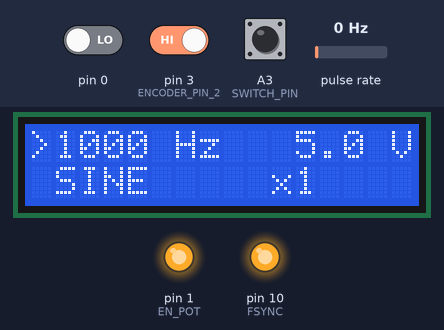
This sketch was run on a simulated Arduino Uno, built with avr-gcc and run on an emulated ATmega328P. Shown: 16×2 character LCD, output pins drawn as LEDs (lit = HIGH). Wiring (inferred from the names in the program): pulse sensor: data pin 2. Inputs (shaded band) come from the test bench; at power-on: A3 (SWITCH_PIN) HIGH, pulse rate 0 Hz, pin 0 LOW, pin 3 (ENCODER_PIN_2) HIGH.

Above: at 1.2 s.
1.3 s: A3 (SWITCH_PIN) pulled LOW for 0.15 s
At 2.0 s:
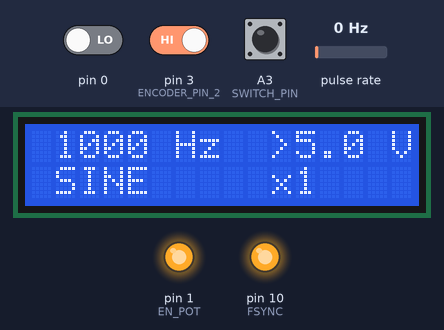
2.9 s: pulse rate (sensor on pin 2) set to 47 Hz
At 4.5 s:
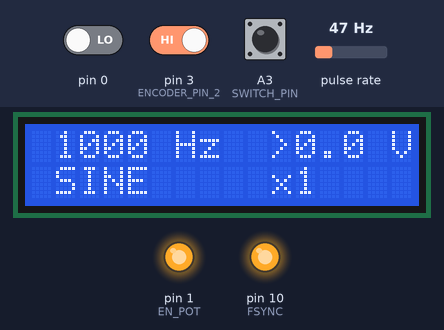
4.7 s: pulse rate (sensor on pin 2) set to 53 Hz
6.2 s: A3 (SWITCH_PIN) pulled LOW for 1 s
At 6.4 s:
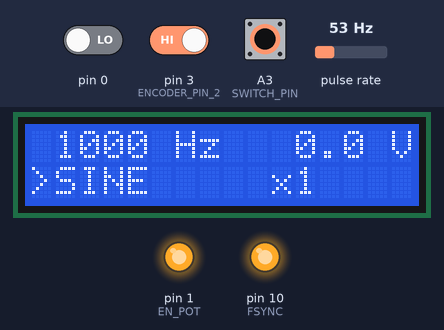
7.8 s: A3 (SWITCH_PIN) pulled LOW for 0.15 s
At 9.0 s:
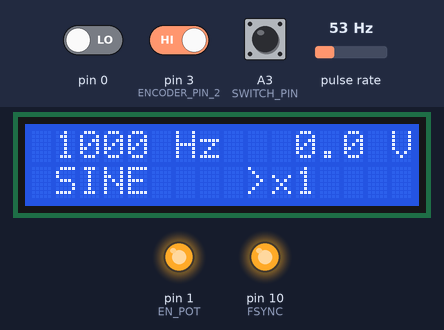
9.4 s: A3 (SWITCH_PIN) pulled LOW for 3.2 s
At 12.5 s:
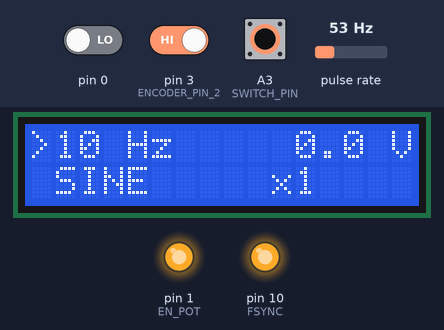
Timing chart, 0 to 14.0 s (numbered marks = the images above; inputs shaded):
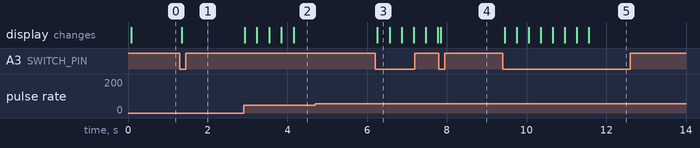

Measured:
- after the input at 1.3 s, the display: changes after 0.05 s (image 1)
- after the input at 2.9 s, the display: first changes at once (image 2 shows a later state)
- after the input at 6.2 s, the display: changes after 0.05 s (image 3)
- after the input at 7.8 s, the display: changes after 0.05 s (image 4)
- after the input at 9.4 s, the display: first changes after 0.05 s (image 5 shows a later state)

The sketch:

AD9833_controller.ino
```cpp
#include <SPI.h>
#include <LiquidCrystal.h>

// Definicje bitów kontrolnych
#define CTRL_B28        (1 << 13)
#define CTRL_RESET      (1 << 8)
#define CTRL_FREQ_REGISTER (1 << 14)
#define CTRL_OPBITEN    (1 << 5)
#define CTRL_MODE       (1 << 1)
#define FSYNC           10
#define FREQ_FACTOR     268435456.0
#define OSC_FREQ        25000000.0
#define SINE            0x2000
#define SQUARE          0x2028
#define TRIANGLE        0x2002
#define PHASE_ZERO      0xC000
#define POT_INIT        0x11
#define MIN_VOLTAGE     0
#define MAX_VOLTAGE     8
#define ENCODER_PIN_1   2   // PD2 INT0
#define ENCODER_PIN_2   3   // PD3 INT1
#define RS              8
#define EN              9
#define D4              4
#define D5              5
#define D6              6
#define D7              7
#define SWITCH_PIN      A3
#define EN_POT          1
#define ARROW_CODE      62
#define MAX_FREQ_MUL    10000
#define OVERFLOW_MAX    4294868296

volatile int encoderDirection = 0;
int currentMode = 0;
float currentVoltage = 0;
uint32_t gen_freq = 1000;
unsigned long lastDebounceTime = 0;
unsigned long debounceDelay = 50;
int lastButtonState = HIGH;
int buttonState;
int currentWaveMode = 0;
uint32_t freqMultiplier = 1;
LiquidCrystal lcd(RS, EN, D4, D5, D6, D7);

//przesylam dane do potencjometru cyfrowego
void sendDigitalPotentiometerData(float voltage) {
  voltage = constrain(voltage, MIN_VOLTAGE, MAX_VOLTAGE);
  float gain = 1.0;
  if (currentWaveMode == 1) {
    gain = 1.0 / 7.0;
  }
  float effectiveVoltage = voltage * gain;
  float potFloat = (effectiveVoltage / MAX_VOLTAGE) * 255.0;
  byte potValue = constrain((int)(potFloat + 0.5), 0, 255);

  SPI.setDataMode(SPI_MODE0);
  digitalWrite(EN_POT, LOW);
  SPI.transfer(POT_INIT);
  SPI.transfer(potValue);
  digitalWrite(EN_POT, HIGH);
  SPI.setDataMode(SPI_MODE2);
}


//ustawiam napiece
void setVoltage (float val) {
  sendDigitalPotentiometerData(val);
  currentVoltage = val;
}

//przesylanie danych - ustawiam FSYNC na 0 i przesylam dane w dwoch bajtach - najpierw najstarszy potem najmlodszy
void sendData(uint16_t data) {
  digitalWrite(FSYNC, LOW);
  SPI.transfer(highByte(data));
  SPI.transfer(lowByte(data));
  digitalWrite(FSYNC, HIGH);
}

//resetowanie ukladu - ustawiam bit RESET na 1
void resetIc() {
  sendData(CTRL_RESET);
  sendData(CTRL_B28);
  delay(10);
}

//ustiawianie czestotliwosci - tworze slowo z czestotliwoscia przeliczona wg wzoru i dziele na mlodszy i starszy bit
void setFrequency(uint32_t freq) {
  SPI.setDataMode(SPI_MODE2);
  uint16_t mask = 0x3FFF; //maska dla slowa
  uint8_t bitsToShift = 14; //przesuwam o 14 bitow bo dane o czestotliwosci sa w 14 najmlodszych bitach
  uint32_t FreqWord = (uint32_t)((freq * FREQ_FACTOR) / OSC_FREQ);

  uint16_t MSB = (FreqWord >> bitsToShift) & mask;
  uint16_t LSB = FreqWord & mask;

  LSB |= 0x4000;
  MSB |= 0x4000;

  //sendData(CTRL_B28);  // reset wyłączony, B28 włączony
  sendData(LSB);
  sendData(MSB);
  //sendData(PHASE_ZERO);  // faza zero
}

//ustawia ksztalt przebiegu na przebieg sinusoidalny
void setModeToSine() {
  sendData(SINE);
}

//ustawia ksztalt przebiegu na przebieg prostokatny
void setModeToSquare() {
  sendData(SQUARE);
}

//ustawia ksztalt przebiegu na przebieg trojkatny
void setModeToTriangle() {
  sendData(TRIANGLE);
}

void encoderISR() {
  if ( ((PIND >> PD2) & 1) == ((PIND >> PD3) & 1) ) {
    encoderDirection = 1;
  } else {
    encoderDirection = -1;
  }
}

void handleModeChange() {

  currentMode++;
  if (currentMode > 3) {
    currentMode = 0;
  }

  lcd.setCursor(0, 0);
  lcd.print(" ");
  lcd.setCursor(0, 1);
  lcd.print(" ");
  lcd.setCursor(10, 0);
  lcd.print(" ");
  lcd.setCursor(9, 1);
  lcd.print(" ");

  if(currentMode == 0) {
    lcd.setCursor(0, 0);
    lcd.print((char) ARROW_CODE);
  } else if (currentMode == 1) {
    lcd.setCursor(10, 0);
    lcd.print((char) ARROW_CODE);
  } else if (currentMode == 2) {
    lcd.setCursor(0, 1);
    lcd.print((char) ARROW_CODE);
  } else if (currentMode == 3) {
    lcd.setCursor(9, 1);
    lcd.print((char) ARROW_CODE);
  }
}

void handleWaveformChange() {

    if(currentWaveMode > 2) {
      currentWaveMode = 0;
    } else if (currentWaveMode < 0) {
      currentWaveMode = 2;
    }
    if(currentWaveMode == 0) {
      lcd.setCursor(1, 1);
      lcd.print("        ");
      lcd.setCursor(1, 1);
      lcd.print("TRIAN");
      setModeToTriangle();
      setVoltage(currentVoltage);
    } else if(currentWaveMode == 1) {
      lcd.setCursor(1, 1);
      lcd.print("        ");
      lcd.setCursor(1, 1);
      lcd.print("SQUARE");
      setModeToSquare();
      setVoltage(currentVoltage);
    } else if(currentWaveMode == 2) {
      lcd.setCursor(1, 1);
      lcd.print("        ");
      lcd.setCursor(1, 1);
      lcd.print("SINE");
      setModeToSine();
      setVoltage(currentVoltage);
  } else {
    currentWaveMode = 0;
  }
}

void handleEncoderClick(int reading) {
  if (reading != lastButtonState) {
    lastDebounceTime = millis();
  }

  if ((millis() - lastDebounceTime) > debounceDelay) {
    if (reading != buttonState) {
      buttonState = reading;
      if (buttonState == LOW){
        handleModeChange();
      }
    }
  }
  lastButtonState = reading;
}


void setup() {
  pinMode(ENCODER_PIN_1, INPUT_PULLUP);
  pinMode(ENCODER_PIN_2, INPUT_PULLUP);
  pinMode(SWITCH_PIN, INPUT_PULLUP);
  attachInterrupt(digitalPinToInterrupt(ENCODER_PIN_1), encoderISR, FALLING);
  pinMode(FSYNC, OUTPUT);
  digitalWrite(FSYNC, HIGH);
  pinMode(EN_POT, OUTPUT);
  digitalWrite(EN_POT, HIGH);
  SPI.begin();
  SPI.setDataMode(SPI_MODE2);
  resetIc();
  setFrequency(gen_freq);
  setModeToSine();
  setVoltage(5);
  lcd.begin(16, 2);
  lcd.setCursor(0, 0);
  lcd.print((char) ARROW_CODE);
  lcd.setCursor(1, 0);
  lcd.print(gen_freq);
  lcd.print(" Hz");
  lcd.setCursor(1, 1);
  lcd.print("SINE");
  lcd.setCursor(11, 0);
  lcd.print(currentVoltage, 1);
  lcd.print(" V");
  lcd.setCursor(10, 1);
  lcd.print("x");
  lcd.print(freqMultiplier);
}

void loop() {
    int switchPinVal = digitalRead(SWITCH_PIN);


    if (encoderDirection != 0) {
       if (currentMode == 0) {
        if(encoderDirection > 0) {
          gen_freq = gen_freq + (10 * freqMultiplier);
        } else if(gen_freq - (10 * freqMultiplier) > 0 && gen_freq - (10 * freqMultiplier) < OVERFLOW_MAX) {
          gen_freq = gen_freq - (10 * freqMultiplier);
        }

        setFrequency(gen_freq);
        lcd.setCursor(1, 0);
        lcd.print("          ");
        lcd.setCursor(1, 0);
        lcd.print(gen_freq);
        lcd.print(" Hz");
       } else if (currentMode == 1) {

          if(encoderDirection > 0 && currentVoltage + 0.1 < MAX_VOLTAGE) {
              currentVoltage = currentVoltage + 0.1;
            } else if(encoderDirection < 0 && currentVoltage - 0.1 > MIN_VOLTAGE)  {
              currentVoltage = currentVoltage - 0.1;
            }

          lcd.setCursor(11, 0);
          lcd.print(currentVoltage, 1);
          lcd.print(" V");

          if(currentVoltage < 10.0) {
            lcd.setCursor(16, 1);
            lcd.print(" ");
          }
          setVoltage(currentVoltage);

     } else if (currentMode == 2) {

          if(encoderDirection > 0) {
             currentWaveMode++;
          } else if(encoderDirection < 0) {
             currentWaveMode--;
          }
          handleWaveformChange();
     } else if (currentMode == 3) {
          if (encoderDirection > 0) {
            if (freqMultiplier < MAX_FREQ_MUL) freqMultiplier *= 10;
          } else {
            if (freqMultiplier > 1) freqMultiplier /= 10;
          }

          lcd.setCursor(10, 1);
          lcd.print("x");
          lcd.print(freqMultiplier);
          lcd.print("   ");
}

    encoderDirection = 0;
  }

  handleEncoderClick(switchPinVal);
}
```
